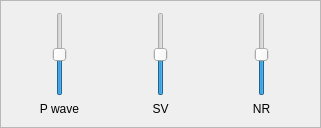
        <widget class="QFrame" name="ecg_sliders_frame">
         <property name="sizePolicy">
          <sizepolicy hsizetype="Expanding" vsizetype="Expanding">
           <horstretch>0</horstretch>
           <verstretch>0</verstretch>
          </sizepolicy>
         </property>
         <property name="maximumSize">
          <size>
           <width>16777215</width>
           <height>16777215</height>
          </size>
         </property>
         <property name="cursor">
          <cursorShape>ArrowCursor</cursorShape>
         </property>
         <property name="frameShape">
          <enum>QFrame::StyledPanel</enum>
         </property>
         <property name="frameShadow">
          <enum>QFrame::Raised</enum>
         </property>
         <layout class="QHBoxLayout" name="horizontalLayout_33">
          <item>
           <layout class="QVBoxLayout" name="verticalLayout_13">
            <item>
             <layout class="QHBoxLayout" name="horizontalLayout_8">
              <item>
               <spacer name="horizontalSpacer_32">
                <property name="orientation">
                 <enum>Qt::Horizontal</enum>
                </property>
                <property name="sizeHint" stdset="0">
                 <size>
                  <width>40</width>
                  <height>20</height>
                 </size>
                </property>
               </spacer>
              </item>
              <item>
               <widget class="QSlider" name="p_wave_arrhythmia_slider">
                <property name="cursor">
                 <cursorShape>OpenHandCursor</cursorShape>
                </property>
                <property name="minimum">
                 <number>-10</number>
                </property>
                <property name="maximum">
                 <number>10</number>
                </property>
                <property name="singleStep">
                 <number>1</number>
                </property>
                <property name="pageStep">
                 <number>10</number>
                </property>
                <property name="value">
                 <number>0</number>
                </property>
                <property name="sliderPosition">
                 <number>0</number>
                </property>
                <property name="tracking">
                 <bool>true</bool>
                </property>
                <property name="orientation">
                 <enum>Qt::Vertical</enum>
                </property>
                <property name="invertedAppearance">
                 <bool>false</bool>
                </property>
               </widget>
              </item>
              <item>
               <spacer name="horizontalSpacer_31">
                <property name="orientation">
                 <enum>Qt::Horizontal</enum>
                </property>
                <property name="sizeHint" stdset="0">
                 <size>
                  <width>40</width>
                  <height>20</height>
                 </size>
                </property>
               </spacer>
              </item>
             </layout>
            </item>
            <item>
             <widget class="QLabel" name="label_2">
              <property name="text">
               <string>P wave</string>
              </property>
              <property name="alignment">
               <set>Qt::AlignCenter</set>
              </property>
             </widget>
            </item>
           </layout>
          </item>
          <item>
           <layout class="QVBoxLayout" name="verticalLayout_14">
            <item>
             <layout class="QHBoxLayout" name="horizontalLayout_22">
              <item>
               <spacer name="horizontalSpacer_33">
                <property name="orientation">
                 <enum>Qt::Horizontal</enum>
                </property>
                <property name="sizeHint" stdset="0">
                 <size>
                  <width>40</width>
                  <height>20</height>
                 </size>
                </property>
               </spacer>
              </item>
              <item>
               <widget class="QSlider" name="sv_arrhythmia_slider">
                <property name="cursor">
                 <cursorShape>OpenHandCursor</cursorShape>
                </property>
                <property name="minimum">
                 <number>-10</number>
                </property>
                <property name="maximum">
                 <number>10</number>
                </property>
                <property name="singleStep">
                 <number>1</number>
                </property>
                <property name="pageStep">
                 <number>10</number>
                </property>
                <property name="value">
                 <number>0</number>
                </property>
                <property name="orientation">
                 <enum>Qt::Vertical</enum>
                </property>
                <property name="invertedAppearance">
                 <bool>false</bool>
                </property>
               </widget>
              </item>
              <item>
               <spacer name="horizontalSpacer_34">
                <property name="orientation">
                 <enum>Qt::Horizontal</enum>
                </property>
                <property name="sizeHint" stdset="0">
                 <size>
                  <width>40</width>
                  <height>20</height>
                 </size>
                </property>
               </spacer>
              </item>
             </layout>
            </item>
            <item>
             <widget class="QLabel" name="label_3">
              <property name="text">
               <string>SV</string>
              </property>
              <property name="alignment">
               <set>Qt::AlignCenter</set>
              </property>
             </widget>
            </item>
           </layout>
          </item>
          <item>
           <layout class="QVBoxLayout" name="verticalLayout_15">
            <item>
             <layout class="QHBoxLayout" name="horizontalLayout_32">
              <item>
               <spacer name="horizontalSpacer_35">
                <property name="orientation">
                 <enum>Qt::Horizontal</enum>
                </property>
                <property name="sizeHint" stdset="0">
                 <size>
                  <width>40</width>
                  <height>20</height>
                 </size>
                </property>
               </spacer>
              </item>
              <item>
               <widget class="QSlider" name="nr_arrhythmia_slider">
                <property name="cursor">
                 <cursorShape>OpenHandCursor</cursorShape>
                </property>
                <property name="minimum">
                 <number>-10</number>
                </property>
                <property name="maximum">
                 <number>10</number>
                </property>
                <property name="singleStep">
                 <number>1</number>
                </property>
                <property name="pageStep">
                 <number>10</number>
                </property>
                <property name="value">
                 <number>0</number>
                </property>
                <property name="orientation">
                 <enum>Qt::Vertical</enum>
                </property>
                <property name="invertedAppearance">
                 <bool>false</bool>
                </property>
               </widget>
              </item>
              <item>
               <spacer name="horizontalSpacer_40">
                <property name="orientation">
                 <enum>Qt::Horizontal</enum>
                </property>
                <property name="sizeHint" stdset="0">
                 <size>
                  <width>40</width>
                  <height>20</height>
                 </size>
                </property>
               </spacer>
              </item>
             </layout>
            </item>
            <item>
             <widget class="QLabel" name="label_4">
              <property name="text">
               <string>NR</string>
              </property>
              <property name="alignment">
               <set>Qt::AlignCenter</set>
              </property>
             </widget>
            </item>
           </layout>
          </item>
         </layout>
        </widget>
